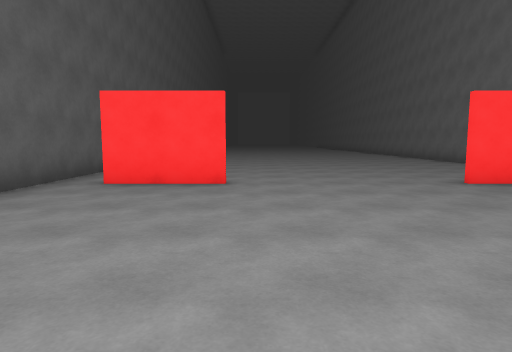
View 1 (above)

17 first-person views from a walk through a scene from a Unity 3-D project. The camera is 1.4 m above the floor, tilts 6° down and sees 75° across. The floor is counted in squares, 2 m on a side. Each view is taken from the middle of a square. On the plan, view 1 faces up. The plan holds only what a view shows up to about 10 squares ahead; the rest is blank. The place goes on beyond the plan. The player is left out.

View 2
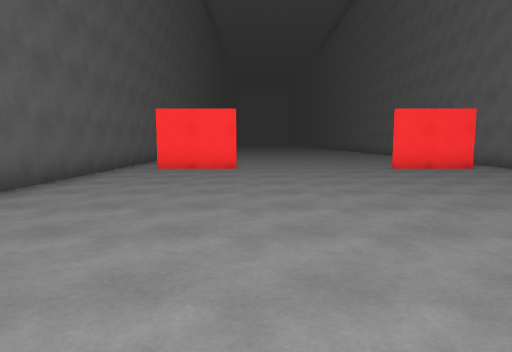

View 3
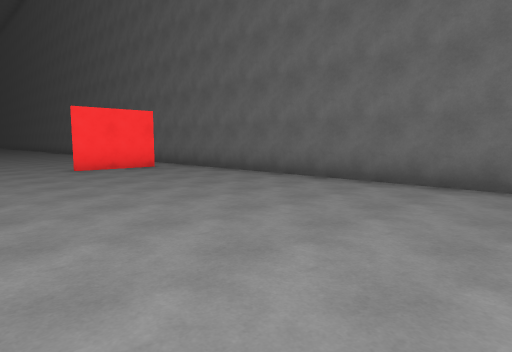

View 4
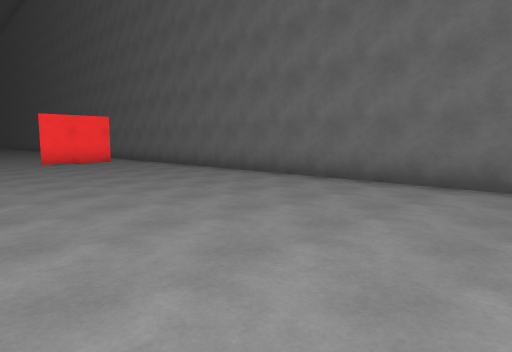

View 5
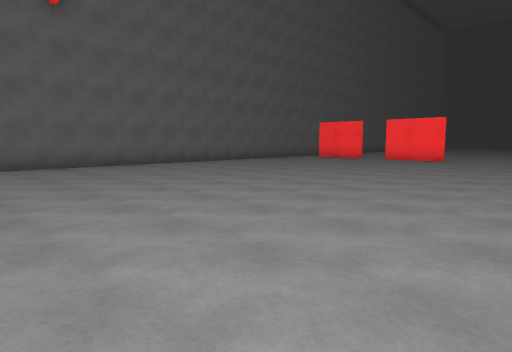

View 6
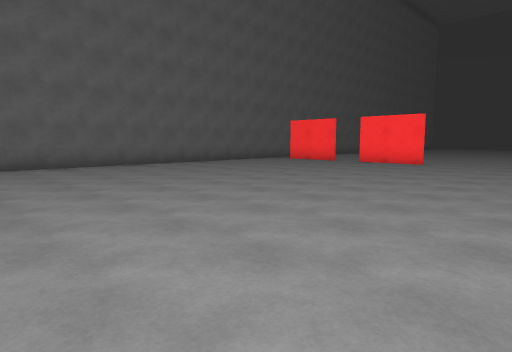

View 7
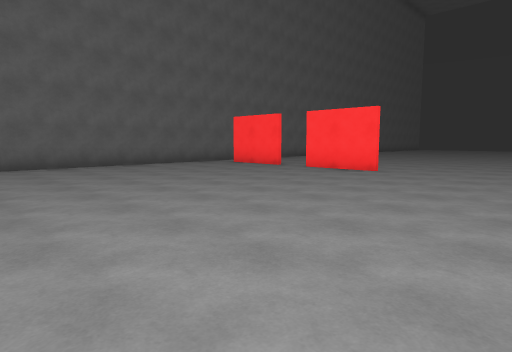

View 8
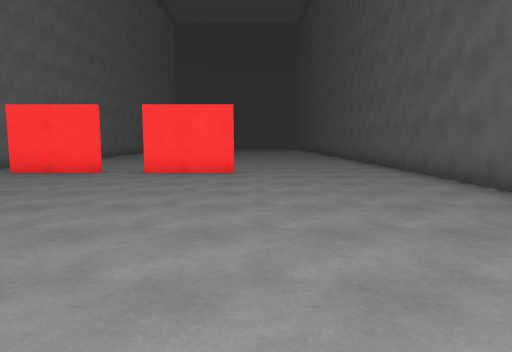

View 9
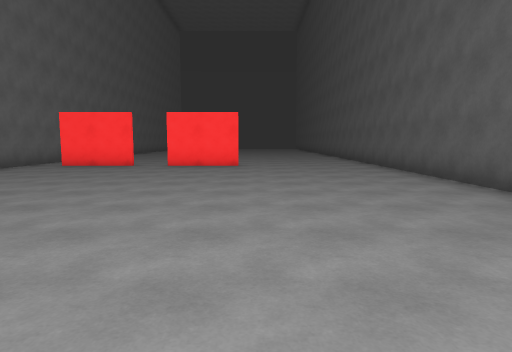

View 10
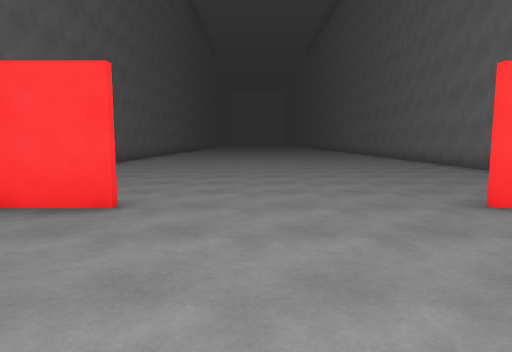

View 11
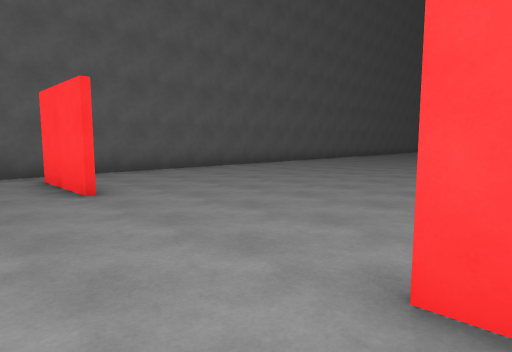

View 12
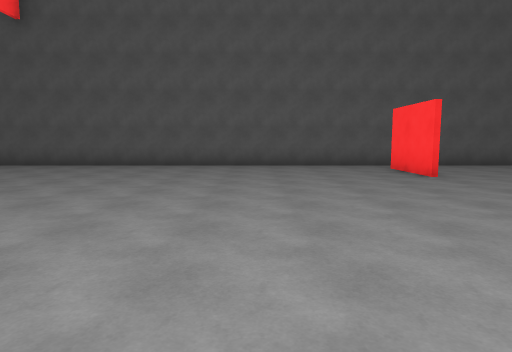

View 13
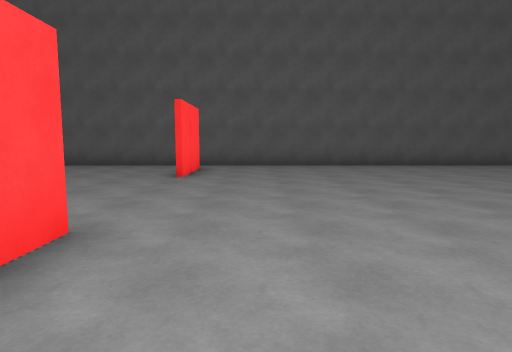

View 14
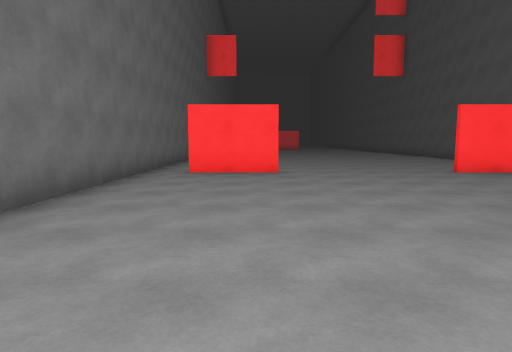

View 15
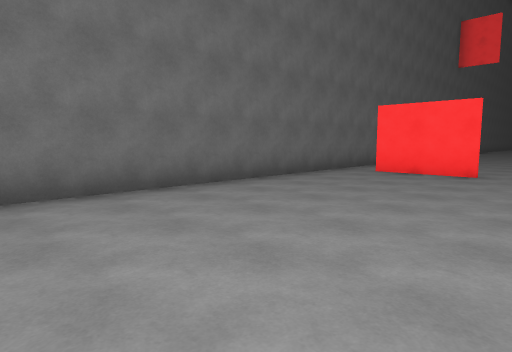

View 16
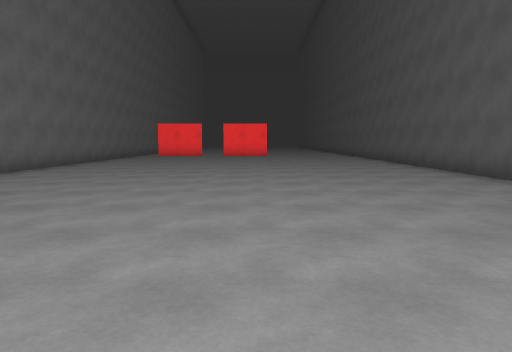

View 17
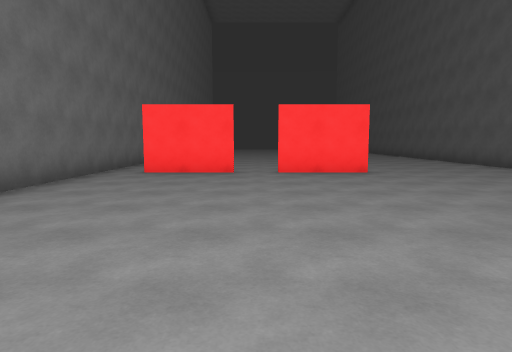

### Floor plan
Points are (right, up) in squares from view 1. A wall is a line through its corners. A room is listed if a view was taken in it or the views show most of it. See-through windows are left out.
Room 1 (views 1, 2, 3, 4, 5, 6, 7, 8, 9, 10, 11, 12, 13, 14, 15, 16, 17)
walls: (-0.4, 5.4) (-2.5, 5.4); (3.4, 5.6) (5.5, 5.6); (-2.5, 5.6) (-0.5, 5.6); (5.6, 5.4) (3.5, 5.4); (0.4, -14.4) (2.5, -14.4); (3.4, -14.4) (5.5, -14.4); (6.5, -14.6) (6.5, 12.5); (-3.5, 13.5) (-3.5, -17.1)
ways out: opening at (1.5, -16.5); opening at (3, -15); opening at (6, -15)

Where each view was taken, in squares from view 1:
view 1: 0 up, 0 right, facing up
view 2: 3 down, 0 right, facing up
view 3: 3 down, 1 right, facing up-right
view 4: 6 down, 1 right, facing up-right
view 5: 2 down, 3 left, facing down-right
view 6: 4 down, 3 left, facing down-right
view 7: 7 down, 3 left, facing down-right
view 8: 7 down, 0 right, facing down
view 9: 5 down, 0 right, facing down
view 10: 2 up, 1 right, facing up
view 11: 4 up, 4 right, facing up-left
view 12: 2 up, 6 right, facing left
view 13: 7 up, 6 right, facing left
view 14: 13 up, 4 right, facing down
view 15: 13 up, 2 right, facing down-right
view 16: 1 up, 1 right, facing down
view 17: 7 down, 3 right, facing down
